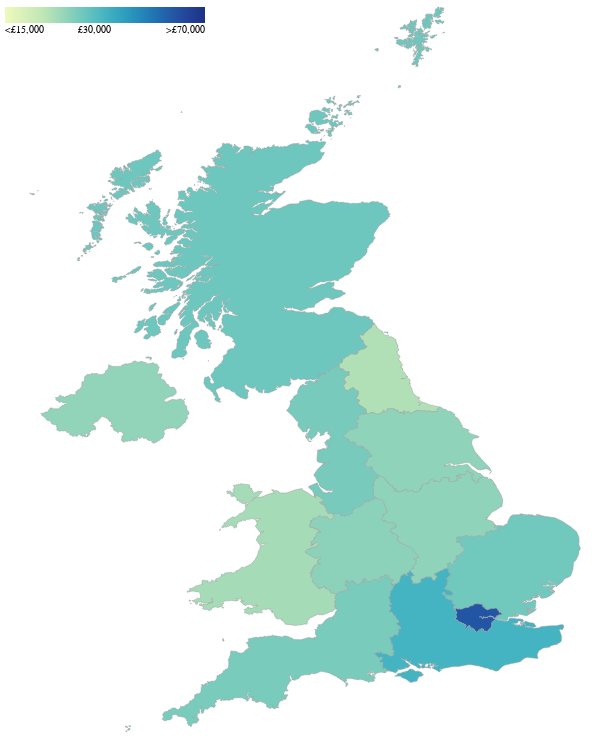
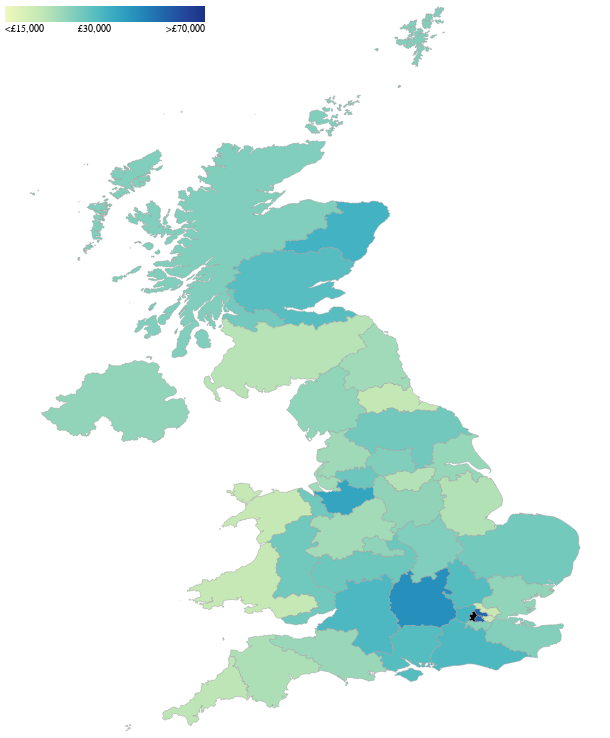
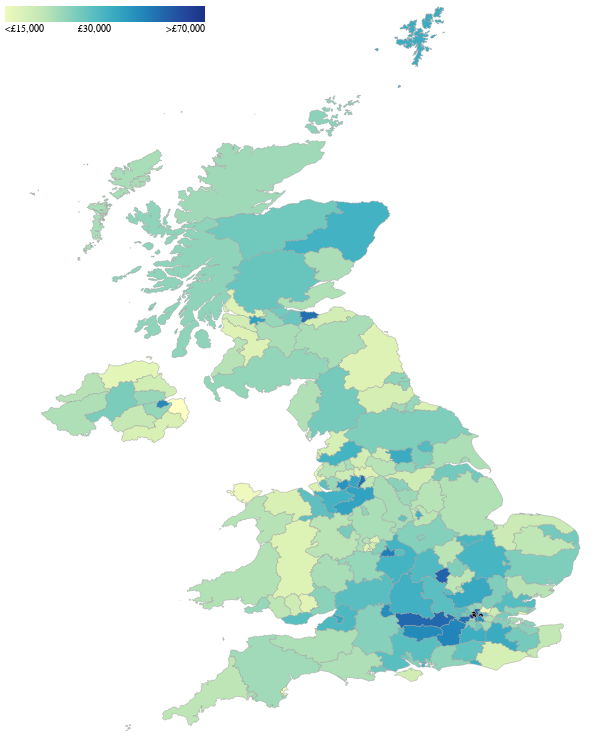

The code cell stored with these charts, in order, in its notebook:
### Markdown cell above
# GVA Per Head

### Code cell
# GVA Per Head, Current Prices, 2021

df = pd.read_excel("data/raw/regionalgrossvalueaddedbalancedperheadandincomecomponents.xlsx",
                   sheet_name="Table 2", skiprows=1)

option_sets = [
    {
        "level": "ITL1",
        "geo_df": itl1,
        "val_col": "2021",
        "geo_col": "ITL121CD"
    },
    {
        "level": "ITL2",
        "geo_df": itl2,
        "val_col": "2021",
        "geo_col": "ITL221CD"
    },
    {
        "level": "ITL3",
        "geo_df": itl3,
        "val_col": "2021",
        "geo_col": "ITL321CD"
    }
]

for options in option_sets:
    print("GVA Per Head, Current Prices, 2021", options['level'])

    temp_df = df.query(f"ITL == '{options['level']}'")
    temp_df = options['geo_df'].merge(
        temp_df[['ITL code', options['val_col']]], left_on=options["geo_col"], right_on="ITL code", how="left")
    temp_df['value'] = temp_df[options['val_col']].astype(float)

    map = alt.Chart(temp_df).mark_geoshape(
        stroke="rgb(159, 159, 159)",
        strokeWidth=0.5,
    ).encode(
        color=alt.Color('value:Q', scale=alt.Scale(
            type="log",
            domain=[15_000,  70_000],
            scheme='yellowgreenblue'

        ), title=None, legend=alt.Legend(
            values=[15_000, 30_000, 70_000],
            orient="none",
            direction="horizontal",
            gradientLength=200, 
            title=None,
              legendY=0,
              #(datum.value == 17000 ? '<' : datum.value == 120000 ? '>' : '')
              labelExpr=" if(datum.value==15000, '<', '') + if(datum.value==70000, '>', '') +  '£' + format(datum.value, ',')", 
              #labelSeparation=0
              )),
    ).project('equalEarth').properties(
        width=600,
        height=725
    )

    map.display()

### Figure 1 — Vega-Lite specification as saved in the notebook (floating-point values rounded to 4 significant figures; data arrays with more than 128 entries replaced by an {"elided": "..."} marker saying what was removed)
{"config": {"font": "Circular Std", "mark": {"line": {"interpolate": "linear"}}, "view": {"stroke": "transparent", "width": 400, "height": 300}, "range": {"category": ["#179fdb", "#e6224b", "#f4c245", "#122b39", "#eb5c2e", "#36b7b4"], "diverging": ["#E6224B", "#E54753", "#C9C9C9", "#179FDB", "#122B39"], "heatmap": ["#C9C9C9", "#179FDB", "#0063AF", "#122B39"], "ordinal": ["#00A767", "#36B7B4", "#179FDB", "#0063AF", "#243B5A"]}, "axisX": {"labelColor": "#122b39", "tickColor": "#122b39", "domainColor": "#122b39", "domainOpacity": 0.5, "gridOpacity": 0, "labelFont": "Circular Std", "labelAngle": 0, "labelAlign": "center", "labelFontSize": 11, "labelPadding": 5, "tickCount": 10, "tickSize": 0, "title": ""}, "axisY": {"labelColor": "#122b39", "labelFont": "Circular Std", "tickColor": "#122b39", "domainColor": "#122b39", "gridColor": "#122b39", "gridDash": [1, 5], "gridOpacity": 0.5, "labelPadding": 5, "labelFontSize": 11, "domainOpacity": 0.5, "tickSize": 0, "title": null, "titleAlign": "left", "titleAngle": 0, "titleBaseline": "bottom", "titleColor": "#122b39", "titleOpacity": 0.9, "titleX": 0, "titleY": -7}}, "data": {"name": "data-9f26f8e54f9e474dacd66423301ff6ff"}, "mark": {"type": "geoshape", "stroke": "rgb(159, 159, 159)", "strokeWidth": 0.5}, "encoding": {"color": {"field": "value", "legend": {"direction": "horizontal", "gradientLength": 200, "labelExpr": " if(datum.value==15000, '<', '') + if(datum.value==70000, '>', '') +  '£' + format(datum.value, ',')", "legendY": 0, "orient": "none", "title": null, "values": [15000, 30000, 70000]}, "scale": {"domain": [15000, 70000], "scheme": "yellowgreenblue", "type": "log"}, "title": null, "type": "quantitative"}}, "height": 725, "projection": {"type": "equalEarth"}, "width": 600, "$schema": "https://vega.github.io/schema/vega-lite/v5.8.0.json", "datasets": {"data-9f26f8e54f9e474dacd66423301ff6ff": [{"OBJECTID": 1, "ITL121CD": "TLC", "ITL121NM": "North East (England)", "BNG_E": 417314, "BNG_N": 600356, "LONG": -1.729, "LAT": 55.3, "GlobalID": "3a1e31b6-4e91-4e6b-a212-43ce7594007d", "ITL code": "TLC", "2021": 21340, "value": 21340.0, "type": "Feature", "geometry": {"type": "MultiPolygon", "coordinates": {"elided": "2 rows, 684 float values in total"}}}, {"OBJECTID": 2, "ITL121CD": "TLD", "ITL121NM": "North West (England)", "BNG_E": 350014, "BNG_N": 506279, "LONG": -2.772, "LAT": 54.45, "GlobalID": "56b13394-e084-4944-b932-0389824ef943", "ITL code": "TLD", "2021": 26411, "value": 26410.0, "type": "Feature", "geometry": {"type": "MultiPolygon", "coordinates": {"elided": "2 rows, 974 float values in total"}}}, {"OBJECTID": 3, "ITL121CD": "TLE", "ITL121NM": "Yorkshire and The Humber", "BNG_E": 446902, "BNG_N": 448736, "LONG": -1.287, "LAT": 53.93, "GlobalID": "20941612-4116-473f-826e-5ceddf012f6e", "ITL code": "TLE", "2021": 24330, "value": 24330.0, "type": "Feature", "geometry": {"type": "MultiPolygon", "coordinates": {"elided": "2 rows, 750 float values in total"}}}, {"OBJECTID": 4, "ITL121CD": "TLF", "ITL121NM": "East Midlands (England)", "BNG_E": 477659, "BNG_N": 322635, "LONG": -0.8497, "LAT": 52.8, "GlobalID": "b0bf35e7-2d8f-4aad-a7c8-65c1dfe3fa3e", "ITL code": "TLF", "2021": 24261, "value": 24260.0, "type": "Feature", "geometry": {"type": "Polygon", "coordinates": {"elided": "1x359x2 float values"}}}, {"OBJECTID": 5, "ITL121CD": "TLG", "ITL121NM": "West Midlands (England)", "BNG_E": 386294, "BNG_N": 295477, "LONG": -2.204, "LAT": 52.56, "GlobalID": "e3cc7186-60d2-4f59-832e-5312bc33173b", "ITL code": "TLG", "2021": 24530, "value": 24530.0, "type": "Feature", "geometry": {"type": "Polygon", "coordinates": {"elided": "1x314x2 float values"}}}, {"OBJECTID": 6, "ITL121CD": "TLH", "ITL121NM": "East", "BNG_E": 571078, "BNG_N": 263235, "LONG": 0.5042, "LAT": 52.24, "GlobalID": "c4b25724-234c-4398-a09c-d1466dda31a0", "ITL code": "TLH", "2021": 26995, "value": 27000.0, "type": "Feature", "geometry": {"type": "MultiPolygon", "coordinates": {"elided": "12 rows, 1074 float values in total"}}}, {"OBJECTID": 7, "ITL121CD": "TLI", "ITL121NM": "London", "BNG_E": 517515, "BNG_N": 178392, "LONG": -0.3087, "LAT": 51.49, "GlobalID": "c08a2b08-dad0-479a-ac17-eccfc336a348", "ITL code": "TLI", "2021": 55412, "value": 55410.0, "type": "Feature", "geometry": {"type": "Polygon", "coordinates": {"elided": "1x162x2 float values"}}}, {"OBJECTID": 8, "ITL121CD": "TLJ", "ITL121NM": "South East (England)", "BNG_E": 470062, "BNG_N": 172924, "LONG": -0.9931, "LAT": 51.45, "GlobalID": "73af7d17-1cdd-49d2-9ed6-8f31b9ee6591", "ITL code": "TLJ", "2021": 32443, "value": 32440.0, "type": "Feature", "geometry": {"type": "MultiPolygon", "coordinates": {"elided": "10 rows, 1518 float values in total"}}}, {"OBJECTID": 9, "ITL121CD": "TLK", "ITL121NM": "South West (England)", "BNG_E": 285013, "BNG_N": 102567, "LONG": -3.633, "LAT": 50.81, "GlobalID": "4c8ad5ca-5f82-4040-95fb-be31f984abea", "ITL code": "TLK", "2021": 26219, "value": 26220.0, "type": "Feature", "geometry": {"type": "MultiPolygon", "coordinates": {"elided": "9 rows, 2512 float values in total"}}}, {"OBJECTID": 10, "ITL121CD": "TLL", "ITL121NM": "Wales", "BNG_E": 263405, "BNG_N": 242881, "LONG": -3.994, "LAT": 52.07, "GlobalID": "e2f20e65-69a8-4fb0-9c36-ee3cd7c8e7fb", "ITL code": "TLL", "2021": 22380, "value": 22380.0, "type": "Feature", "geometry": {"type": "MultiPolygon", "coordinates": {"elided": "8 rows, 1938 float values in total"}}}, {"OBJECTID": 11, "ITL121CD": "TLM", "ITL121NM": "Scotland", "BNG_E": 277744, "BNG_N": 700060, "LONG": -3.971, "LAT": 56.18, "GlobalID": "b111fe1e-771e-4a35-bdab-cca58fcf17e4", "ITL code": "TLM", "2021": 27361, "value": 27360.0, "type": "Feature", "geometry": {"type": "MultiPolygon", "coordinates": {"elided": "199 rows, 15616 float values in total"}}}, {"OBJECTID": 12, "ITL121CD": "TLN", "ITL121NM": "Northern Ireland", "BNG_E": 86544, "BNG_N": 535337, "LONG": -6.856, "LAT": 54.62, "GlobalID": "bade4b3a-a047-49d3-9685-abfd0679fd70", "ITL code": "TLN", "2021": 24007, "value": 24010.0, "type": "Feature", "geometry": {"type": "MultiPolygon", "coordinates": {"elided": "3 rows, 806 float values in total"}}}]}}

### Figure 2 — Vega-Lite specification as saved in the notebook (floating-point values rounded to 4 significant figures; data arrays with more than 128 entries replaced by an {"elided": "..."} marker saying what was removed)
{"config": {"font": "Circular Std", "mark": {"line": {"interpolate": "linear"}}, "view": {"stroke": "transparent", "width": 400, "height": 300}, "range": {"category": ["#179fdb", "#e6224b", "#f4c245", "#122b39", "#eb5c2e", "#36b7b4"], "diverging": ["#E6224B", "#E54753", "#C9C9C9", "#179FDB", "#122B39"], "heatmap": ["#C9C9C9", "#179FDB", "#0063AF", "#122B39"], "ordinal": ["#00A767", "#36B7B4", "#179FDB", "#0063AF", "#243B5A"]}, "axisX": {"labelColor": "#122b39", "tickColor": "#122b39", "domainColor": "#122b39", "domainOpacity": 0.5, "gridOpacity": 0, "labelFont": "Circular Std", "labelAngle": 0, "labelAlign": "center", "labelFontSize": 11, "labelPadding": 5, "tickCount": 10, "tickSize": 0, "title": ""}, "axisY": {"labelColor": "#122b39", "labelFont": "Circular Std", "tickColor": "#122b39", "domainColor": "#122b39", "gridColor": "#122b39", "gridDash": [1, 5], "gridOpacity": 0.5, "labelPadding": 5, "labelFontSize": 11, "domainOpacity": 0.5, "tickSize": 0, "title": null, "titleAlign": "left", "titleAngle": 0, "titleBaseline": "bottom", "titleColor": "#122b39", "titleOpacity": 0.9, "titleX": 0, "titleY": -7}}, "data": {"name": "data-a85826142cbdefae4c1dd64875dd14cc"}, "mark": {"type": "geoshape", "stroke": "rgb(159, 159, 159)", "strokeWidth": 0.5}, "encoding": {"color": {"field": "value", "legend": {"direction": "horizontal", "gradientLength": 200, "labelExpr": " if(datum.value==15000, '<', '') + if(datum.value==70000, '>', '') +  '£' + format(datum.value, ',')", "legendY": 0, "orient": "none", "title": null, "values": [15000, 30000, 70000]}, "scale": {"domain": [15000, 70000], "scheme": "yellowgreenblue", "type": "log"}, "title": null, "type": "quantitative"}}, "height": 725, "projection": {"type": "equalEarth"}, "width": 600, "$schema": "https://vega.github.io/schema/vega-lite/v5.8.0.json", "datasets": {"data-a85826142cbdefae4c1dd64875dd14cc": [{"OBJECTID": 1, "ITL221CD": "TLC1", "ITL221NM": "Tees Valley and Durham", "BNG_E": 414643, "BNG_N": 532242, "LONG": -1.774, "LAT": 54.69, "GlobalID": "ae6c9d98-dcad-45ab-9c3d-4a01cb67eb0b", "ITL code": "TLC1", "2021": 19732, "value": 19730.0, "type": "Feature", "geometry": {"type": "Polygon", "coordinates": {"elided": "1x169x2 float values"}}}, {"OBJECTID": 2, "ITL221CD": "TLC2", "ITL221NM": "Northumberland, and Tyne and Wear", "BNG_E": 398898, "BNG_N": 602530, "LONG": -2.019, "LAT": 55.32, "GlobalID": "9d7b715e-3b64-414c-892c-c2be393fab14", "ITL code": "TLC2", "2021": 22673, "value": 22670.0, "type": "Feature", "geometry": {"type": "MultiPolygon", "coordinates": {"elided": "2 rows, 4156 float values in total"}}}, {"OBJECTID": 3, "ITL221CD": "TLD1", "ITL221NM": "Cumbria", "BNG_E": 341868, "BNG_N": 527389, "LONG": -2.902, "LAT": 54.64, "GlobalID": "1eff5e4e-0116-4ed6-b28e-182061979278", "ITL code": "TLD1", "2021": 24127, "value": 24130.0, "type": "Feature", "geometry": {"type": "MultiPolygon", "coordinates": {"elided": "3 rows, 1996 float values in total"}}}, {"OBJECTID": 4, "ITL221CD": "TLD3", "ITL221NM": "Greater Manchester", "BNG_E": 377940, "BNG_N": 401102, "LONG": -2.334, "LAT": 53.51, "GlobalID": "ac2a567d-74e5-42d6-ab02-6d3cc972799c", "ITL code": "TLD3", "2021": 27452, "value": 27450.0, "type": "Feature", "geometry": {"type": "Polygon", "coordinates": {"elided": "1x91x2 float values"}}}, {"OBJECTID": 5, "ITL221CD": "TLD4", "ITL221NM": "Lancashire", "BNG_E": 363669, "BNG_N": 441026, "LONG": -2.554, "LAT": 53.86, "GlobalID": "6e1ff120-aff5-41b9-8717-6ab4cf64ea9c", "ITL code": "TLD4", "2021": 22845, "value": 22840.0, "type": "Feature", "geometry": {"type": "Polygon", "coordinates": {"elided": "1x185x2 float values"}}}, {"OBJECTID": 6, "ITL221CD": "TLD6", "ITL221NM": "Cheshire", "BNG_E": 368759, "BNG_N": 368676, "LONG": -2.469, "LAT": 53.21, "GlobalID": "326b4229-0456-4a52-9952-52f3e9ae768b", "ITL code": "TLD6", "2021": 35957, "value": 35960.0, "type": "Feature", "geometry": {"type": "Polygon", "coordinates": {"elided": "1x147x2 float values"}}}, {"OBJECTID": 7, "ITL221CD": "TLD7", "ITL221NM": "Merseyside", "BNG_E": 344324, "BNG_N": 390164, "LONG": -2.839, "LAT": 53.41, "GlobalID": "999fc7b3-0599-4f16-9e21-e6439593bdfe", "ITL code": "TLD7", "2021": 22778, "value": 22780.0, "type": "Feature", "geometry": {"type": "MultiPolygon", "coordinates": {"elided": "3 rows, 232 float values in total"}}}, {"OBJECTID": 8, "ITL221CD": "TLE1", "ITL221NM": "East Yorkshire and Northern Lincolnshire", "BNG_E": 488051, "BNG_N": 443608, "LONG": -0.662, "LAT": 53.88, "GlobalID": "615365d9-d39c-4aa7-8a47-1a3f6a3b1a37", "ITL code": "TLE1", "2021": 23649, "value": 23650.0, "type": "Feature", "geometry": {"type": "Polygon", "coordinates": {"elided": "1x207x2 float values"}}}, {"OBJECTID": 9, "ITL221CD": "TLE2", "ITL221NM": "North Yorkshire", "BNG_E": 429509, "BNG_N": 466515, "LONG": -1.55, "LAT": 54.09, "GlobalID": "17cf2152-5a99-4a60-9a63-7e43b4633578", "ITL code": "TLE2", "2021": 26938, "value": 26940.0, "type": "Feature", "geometry": {"type": "Polygon", "coordinates": {"elided": "1x295x2 float values"}}}, {"OBJECTID": 10, "ITL221CD": "TLE3", "ITL221NM": "South Yorkshire", "BNG_E": 441052, "BNG_N": 398663, "LONG": -1.383, "LAT": 53.48, "GlobalID": "520c68f9-a33e-4cf7-b0dc-e8eb88f9c36f", "ITL code": "TLE3", "2021": 21082, "value": 21080.0, "type": "Feature", "geometry": {"type": "Polygon", "coordinates": {"elided": "1x104x2 float values"}}}, {"OBJECTID": 11, "ITL221CD": "TLE4", "ITL221NM": "West Yorkshire", "BNG_E": 418686, "BNG_N": 427238, "LONG": -1.718, "LAT": 53.74, "GlobalID": "4ca84cca-3191-4617-ae76-15604172c52d", "ITL code": "TLE4", "2021": 25590, "value": 25590.0, "type": "Feature", "geometry": {"type": "Polygon", "coordinates": {"elided": "1x117x2 float values"}}}, {"OBJECTID": 12, "ITL221CD": "TLF1", "ITL221NM": "Derbyshire and Nottinghamshire", "BNG_E": 449616, "BNG_N": 357965, "LONG": -1.26, "LAT": 53.12, "GlobalID": "341b3dca-9d8b-4b9a-9c54-a51a2adc1df8", "ITL code": "TLF1", "2021": 24181, "value": 24180.0, "type": "Feature", "geometry": {"type": "Polygon", "coordinates": {"elided": "1x206x2 float values"}}}, {"OBJECTID": 13, "ITL221CD": "TLF2", "ITL221NM": "Leicestershire, Rutland and Northamptonshire", "BNG_E": 470025, "BNG_N": 284901, "LONG": -0.9709, "LAT": 52.46, "GlobalID": "221437ea-8432-4065-b059-fba99f63efa6", "ITL code": "TLF2", "2021": 25556, "value": 25560.0, "type": "Feature", "geometry": {"type": "Polygon", "coordinates": {"elided": "1x168x2 float values"}}}, {"OBJECTID": 14, "ITL221CD": "TLF3", "ITL221NM": "Lincolnshire", "BNG_E": 517985, "BNG_N": 358543, "LONG": -0.2388, "LAT": 53.11, "GlobalID": "812db4f9-84ac-4dd0-b1e5-9fd502d2534f", "ITL code": "TLF3", "2021": 21285, "value": 21280.0, "type": "Feature", "geometry": {"type": "Polygon", "coordinates": {"elided": "1x200x2 float values"}}}, {"OBJECTID": 15, "ITL221CD": "TLG1", "ITL221NM": "Herefordshire, Worcestershire and Warwickshire", "BNG_E": 390692, "BNG_N": 262189, "LONG": -2.138, "LAT": 52.26, "GlobalID": "70ccf710-1cca-4a96-bb8e-d76a440796b5", "ITL code": "TLG1", "2021": 27314, "value": 27310.0, "type": "Feature", "geometry": {"type": "Polygon", "coordinates": {"elided": "1x285x2 float values"}}}, {"OBJECTID": 16, "ITL221CD": "TLG2", "ITL221NM": "Shropshire and Staffordshire", "BNG_E": 376573, "BNG_N": 318829, "LONG": -2.349, "LAT": 52.77, "GlobalID": "91c8ac01-cada-4595-8982-cbb29357ff5e", "ITL code": "TLG2", "2021": 22523, "value": 22520.0, "type": "Feature", "geometry": {"type": "Polygon", "coordinates": {"elided": "1x236x2 float values"}}}, {"OBJECTID": 17, "ITL221CD": "TLG3", "ITL221NM": "West Midlands", "BNG_E": 402507, "BNG_N": 289715, "LONG": -1.964, "LAT": 52.51, "GlobalID": "a563a2fe-5899-4bd7-be67-76bdefb27769", "ITL code": "TLG3", "2021": 24334, "value": 24330.0, "type": "Feature", "geometry": {"type": "Polygon", "coordinates": {"elided": "1x98x2 float values"}}}, {"OBJECTID": 18, "ITL221CD": "TLH1", "ITL221NM": "East Anglia", "BNG_E": 602130, "BNG_N": 288929, "LONG": 0.9738, "LAT": 52.46, "GlobalID": "e9c46dea-deec-4915-83f7-cdae215fadb2", "ITL code": "TLH1", "2021": 26735, "value": 26740.0, "type": "Feature", "geometry": {"type": "MultiPolygon", "coordinates": {"elided": "4 rows, 600 float values in total"}}}, {"OBJECTID": 19, "ITL221CD": "TLH2", "ITL221NM": "Bedfordshire and Hertfordshire", "BNG_E": 518883, "BNG_N": 226203, "LONG": -0.2727, "LAT": 51.92, "GlobalID": "5ddf333e-4976-4a14-86c3-4232d60eafd5", "ITL code": "TLH2", "2021": 30242, "value": 30240.0, "type": "Feature", "geometry": {"type": "Polygon", "coordinates": {"elided": "1x131x2 float values"}}}, {"OBJECTID": 20, "ITL221CD": "TLH3", "ITL221NM": "Essex", "BNG_E": 569523, "BNG_N": 210837, "LONG": 0.4555, "LAT": 51.77, "GlobalID": "577af35b-f7fc-4b5c-9d21-584b6e785a3a", "ITL code": "TLH3", "2021": 24031, "value": 24030.0, "type": "Feature", "geometry": {"type": "MultiPolygon", "coordinates": {"elided": "10 rows, 666 float values in total"}}}, {"OBJECTID": 21, "ITL221CD": "TLI3", "ITL221NM": "Inner London - West", "BNG_E": 527495, "BNG_N": 181567, "LONG": -0.1638, "LAT": 51.52, "GlobalID": "b6deff72-2667-480f-bd98-402fbdfc7b41", "ITL code": "TLI3", "2021": 212778, "value": 212800.0, "type": "Feature", "geometry": {"type": "Polygon", "coordinates": [[[-0.1226, 51.53], [-0.1053, 51.52], [-0.08522, 51.52], [-0.07847, 51.52], [-0.08019, 51.51], [-0.1092, 51.51], [-0.1115, 51.51], [-0.1295, 51.49], [-0.1512, 51.47], [-0.1436, 51.44], [-0.1359, 51.44], [-0.1404, 51.42], [-0.1819, 51.42], [-0.19, 51.44], [-0.2511, 51.43], [-0.2541, 51.44], [-0.2416, 51.44], [-0.2591, 51.45], [-0.256, 51.46], [-0.2333, 51.46], [-0.2326, 51.47], [-0.2217, 51.47], [-0.2303, 51.49], [-0.2434, 51.49], [-0.2531, 51.5], [-0.2463, 51.53], [-0.2285, 51.53], [-0.216, 51.53], [-0.2053, 51.53], [-0.1966, 51.53], [-0.1915, 51.54], [-0.2135, 51.56], [-0.1713, 51.57], [-0.1424, 51.57], [-0.1226, 51.53]]]}}, {"OBJECTID": 22, "ITL221CD": "TLI4", "ITL221NM": "Inner London - East", "BNG_E": 536648, "BNG_N": 185058, "LONG": -0.03064, "LAT": 51.55, "GlobalID": "2022ea49-1f65-465b-a1de-2220e3daeb11", "ITL code": "TLI4", "2021": 51090, "value": 51090.0, "type": "Feature", "geometry": {"type": "MultiPolygon", "coordinates": {"elided": "3 rows, 178 float values in total"}}}, {"OBJECTID": 23, "ITL221CD": "TLI5", "ITL221NM": "Outer London - East and North East", "BNG_E": 546334, "BNG_N": 189866, "LONG": 0.1109, "LAT": 51.59, "GlobalID": "c165d06e-01b3-4929-87b7-0752e81795ac", "ITL code": "TLI5", "2021": 19322, "value": 19320.0, "type": "Feature", "geometry": {"type": "MultiPolygon", "coordinates": {"elided": "3 rows, 198 float values in total"}}}, {"OBJECTID": 24, "ITL221CD": "TLI6", "ITL221NM": "Outer London - South", "BNG_E": 535861, "BNG_N": 164755, "LONG": -0.04977, "LAT": 51.37, "GlobalID": "c2f3e204-5f54-4f00-9ea5-d10503507edd", "ITL code": "TLI6", "2021": 25042, "value": 25040.0, "type": "Feature", "geometry": {"type": "Polygon", "coordinates": [[[0.02936, 51.44], [0.06171, 51.42], [0.07534, 51.43], [0.107, 51.41], [0.1489, 51.41], [0.1624, 51.39], [0.1477, 51.39], [0.152, 51.37], [0.1369, 51.34], [0.1184, 51.34], [0.1179, 51.33], [0.085, 51.32], [0.08567, 51.29], [0.04237, 51.29], [0.03288, 51.31], [0.01498, 51.29], [0.002266, 51.33], [-0.03792, 51.34], [-0.05133, 51.32], [-0.07895, 51.32], [-0.0912, 51.3], [-0.1243, 51.29], [-0.1373, 51.3], [-0.1553, 51.3], [-0.1566, 51.32], [-0.1973, 51.34], [-0.221, 51.33], [-0.2298, 51.34], [-0.2173, 51.34], [-0.2228, 51.36], [-0.2454, 51.37], [-0.2451, 51.38], [-0.2612, 51.38], [-0.2855, 51.36], [-0.3062, 51.34], [-0.3307, 51.33], [-0.3305, 51.35], [-0.3074, 51.38], [-0.3177, 51.39], [-0.3088, 51.4], [-0.3107, 51.43], [-0.2906, 51.43], [-0.2866, 51.42], [-0.2541, 51.44], [-0.2511, 51.43], [-0.19, 51.44], [-0.1819, 51.42], [-0.1404, 51.42], [-0.1481, 51.41], [-0.1278, 51.41], [-0.1127, 51.42], [-0.07855, 51.42], [-0.07831, 51.42], [-0.07394, 51.43], [-0.03024, 51.43], [-0.01055, 51.41], [0.02541, 51.43], [0.03619, 51.42], [0.02936, 51.44]]]}}, {"OBJECTID": 25, "ITL221CD": "TLI7", "ITL221NM": "Outer London - West and North West", "BNG_E": 516574, "BNG_N": 184076, "LONG": -0.3203, "LAT": 51.54, "GlobalID": "872fff06-7c87-4d63-8e51-7f1e2e02d1a1", "ITL code": "TLI7", "2021": 31992, "value": 31990.0, "type": "Feature", "geometry": {"type": "Polygon", "coordinates": [[[-0.2034, 51.67], [-0.1911, 51.66], [-0.1821, 51.67], [-0.1859, 51.66], [-0.1548, 51.66], [-0.1291, 51.63], [-0.1445, 51.62], [-0.1388, 51.61], [-0.1514, 51.6], [-0.1568, 51.6], [-0.1572, 51.59], [-0.1713, 51.57], [-0.2135, 51.56], [-0.1915, 51.54], [-0.1966, 51.53], [-0.2053, 51.53], [-0.216, 51.53], [-0.2285, 51.53], [-0.2463, 51.53], [-0.2531, 51.5], [-0.2434, 51.49], [-0.2303, 51.49], [-0.2217, 51.47], [-0.2326, 51.47], [-0.2333, 51.46], [-0.256, 51.46], [-0.2591, 51.45], [-0.2416, 51.44], [-0.2541, 51.44], [-0.2866, 51.42], [-0.2906, 51.43], [-0.3107, 51.43], [-0.3088, 51.4], [-0.3177, 51.39], [-0.3278, 51.39], [-0.3592, 51.41], [-0.3834, 51.41], [-0.3914, 51.42], [-0.4565, 51.44], [-0.4587, 51.46], [-0.5097, 51.47], [-0.49, 51.49], [-0.4832, 51.51], [-0.4955, 51.54], [-0.4766, 51.56], [-0.5006, 51.6], [-0.4969, 51.63], [-0.4572, 51.61], [-0.4406, 51.62], [-0.4041, 51.61], [-0.3626, 51.62], [-0.3167, 51.64], [-0.3045, 51.64], [-0.2574, 51.64], [-0.2506, 51.66], [-0.2122, 51.66], [-0.2034, 51.67]]]}}, {"OBJECTID": 26, "ITL221CD": "TLJ1", "ITL221NM": "Berkshire, Buckinghamshire and Oxfordshire", "BNG_E": 462576, "BNG_N": 202253, "LONG": -1.096, "LAT": 51.72, "GlobalID": "3ad4ff3e-bf80-4ffb-99f3-32f8afd595d7", "ITL code": "TLJ1", "2021": 40973, "value": 40970.0, "type": "Feature", "geometry": {"type": "Polygon", "coordinates": {"elided": "1x189x2 float values"}}}, {"OBJECTID": 27, "ITL221CD": "TLJ2", "ITL221NM": "Surrey, East and West Sussex", "BNG_E": 527932, "BNG_N": 133940, "LONG": -0.1746, "LAT": 51.09, "GlobalID": "c327068b-705b-4d8f-a44e-fd8703fc116b", "ITL code": "TLJ2", "2021": 31188, "value": 31190.0, "type": "Feature", "geometry": {"type": "MultiPolygon", "coordinates": {"elided": "3 rows, 480 float values in total"}}}, {"OBJECTID": 28, "ITL221CD": "TLJ3", "ITL221NM": "Hampshire and Isle of Wight", "BNG_E": 445931, "BNG_N": 135667, "LONG": -1.345, "LAT": 51.12, "GlobalID": "6b41fbc8-f37f-4736-a61b-bfa9bab5a2f0", "ITL code": "TLJ3", "2021": 30196, "value": 30200.0, "type": "Feature", "geometry": {"type": "MultiPolygon", "coordinates": {"elided": "4 rows, 698 float values in total"}}}, {"OBJECTID": 29, "ITL221CD": "TLJ4", "ITL221NM": "Kent", "BNG_E": 590108, "BNG_N": 148050, "LONG": 0.7198, "LAT": 51.2, "GlobalID": "2dfea968-7ed7-4568-b972-a4902ca9dfb5", "ITL code": "TLJ4", "2021": 25260, "value": 25260.0, "type": "Feature", "geometry": {"type": "MultiPolygon", "coordinates": {"elided": "5 rows, 454 float values in total"}}}, {"OBJECTID": 30, "ITL221CD": "TLK1", "ITL221NM": "Gloucestershire, Wiltshire and Bath/Bristol area", "BNG_E": 383347, "BNG_N": 180249, "LONG": -2.241, "LAT": 51.52, "GlobalID": "2118b717-e8b3-4f7a-8b54-0bb58391d04d", "ITL code": "TLK1", "2021": 31252, "value": 31250.0, "type": "Feature", "geometry": {"type": "Polygon", "coordinates": {"elided": "1x262x2 float values"}}}, {"OBJECTID": 31, "ITL221CD": "TLK2", "ITL221NM": "Dorset and Somerset", "BNG_E": 362838, "BNG_N": 113805, "LONG": -2.53, "LAT": 50.92, "GlobalID": "65575dce-6c16-41ef-8d25-6c0b6091793e", "ITL code": "TLK2", "2021": 23314, "value": 23310.0, "type": "Feature", "geometry": {"type": "MultiPolygon", "coordinates": {"elided": "3 rows, 618 float values in total"}}}, {"OBJECTID": 32, "ITL221CD": "TLK3", "ITL221NM": "Cornwall and Isles of Scilly", "BNG_E": 212501, "BNG_N": 64494, "LONG": -4.642, "LAT": 50.45, "GlobalID": "88be9070-6d5c-4126-92bf-2d688f38e31c", "ITL code": "TLK3", "2021": 20305, "value": 20300.0, "type": "Feature", "geometry": {"type": "MultiPolygon", "coordinates": {"elided": "7 rows, 982 float values in total"}}}, {"OBJECTID": 33, "ITL221CD": "TLK4", "ITL221NM": "Devon", "BNG_E": 283141, "BNG_N": 93082, "LONG": -3.657, "LAT": 50.73, "GlobalID": "6302e766-b9e1-4953-8960-e6a7178e4c8c", "ITL code": "TLK4", "2021": 21637, "value": 21640.0, "type": "Feature", "geometry": {"type": "MultiPolygon", "coordinates": {"elided": "2 rows, 660 float values in total"}}}, {"OBJECTID": 34, "ITL221CD": "TLL1", "ITL221NM": "West Wales and The Valleys", "BNG_E": 236647, "BNG_N": 236819, "LONG": -4.381, "LAT": 52.01, "GlobalID": "de039071-04c7-4e8e-8ccb-f4cfe97f9d45", "ITL code": "TLL1", "2021": 19585, "value": 19580.0, "type": "Feature", "geometry": {"type": "MultiPolygon", "coordinates": {"elided": "9 rows, 1906 float values in total"}}}, {"OBJECTID": 35, "ITL221CD": "TLL2", "ITL221NM": "East Wales", "BNG_E": 312334, "BNG_N": 277025, "LONG": -3.289, "LAT": 52.38, "GlobalID": "ea8d6dcf-d58c-40bf-b82a-cb6e70fe60e6", "ITL code": "TLL2", "2021": 27013, "value": 27010.0, "type": "Feature", "geometry": {"type": "MultiPolygon", "coordinates": {"elided": "2 rows, 864 float values in total"}}}, {"OBJECTID": 36, "ITL221CD": "TLM5", "ITL221NM": "North Eastern Scotland", "BNG_E": 360864, "BNG_N": 814981, "LONG": -2.65, "LAT": 57.22, "GlobalID": "1df4a791-a32b-48ed-8fa4-109794a79ffa", "ITL code": "TLM5", "2021": 32775, "value": 32780.0, "type": "Feature", "geometry": {"type": "MultiPolygon", "coordinates": {"elided": "9 rows, 1312 float values in total"}}}, {"OBJECTID": 37, "ITL221CD": "TLM6", "ITL221NM": "Highlands and Islands", "BNG_E": 251287, "BNG_N": 833327, "LONG": -4.474, "LAT": 57.37, "GlobalID": "f8df2813-261b-442d-8234-af5ef8164a35", "ITL code": "TLM6", "2021": 25536, "value": 25540.0, "type": "Feature", "geometry": {"type": "MultiPolygon", "coordinates": {"elided": "301 rows, 15588 float values in total"}}}, {"OBJECTID": 38, "ITL221CD": "TLM7", "ITL221NM": "Eastern Scotland", "BNG_E": 300521, "BNG_N": 733779, "LONG": -3.617, "LAT": 56.49, "GlobalID": "a85b1913-eb86-4ce1-bb19-4c16556c0f02", "ITL code": "TLM7", "2021": 29981, "value": 29980.0, "type": "Feature", "geometry": {"type": "Polygon", "coordinates": {"elided": "1x1044x2 float values"}}}, {"OBJECTID": 39, "ITL221CD": "TLM8", "ITL221NM": "West Central Scotland", "BNG_E": 235646, "BNG_N": 684791, "LONG": -4.639, "LAT": 56.03, "GlobalID": "88bc5acb-8b1f-48d7-a390-70929c15431a", "ITL code": "TLM8", "2021": 26766, "value": 26770.0, "type": "Feature", "geometry": {"type": "Polygon", "coordinates": {"elided": "1x773x2 float values"}}}, {"OBJECTID": 40, "ITL221CD": "TLM9", "ITL221NM": "Southern Scotland", "BNG_E": 291849, "BNG_N": 601430, "LONG": -3.705, "LAT": 55.3, "GlobalID": "450a2e32-25a3-4ebb-b24e-9edd51049a97", "ITL code": "TLM9", "2021": 20898, "value": 20900.0, "type": "Feature", "geometry": {"type": "Polygon", "coordinates": {"elided": "1x3040x2 float values"}}}, {"OBJECTID": 41, "ITL221CD": "TLN0", "ITL221NM": "Northern Ireland", "BNG_E": 86601, "BNG_N": 535325, "LONG": -6.855, "LAT": 54.61, "GlobalID": "98ffce62-7586-4533-95ab-3775b754ca67", "ITL code": "TLN0", "2021": 24007, "value": 24010.0, "type": "Feature", "geometry": {"type": "MultiPolygon", "coordinates": {"elided": "8 rows, 742 float values in total"}}}]}}

### Figure 3 — Vega-Lite specification as saved in the notebook (floating-point values rounded to 4 significant figures; data arrays with more than 128 entries replaced by an {"elided": "..."} marker saying what was removed)
{"config": {"font": "Circular Std", "mark": {"line": {"interpolate": "linear"}}, "view": {"stroke": "transparent", "width": 400, "height": 300}, "range": {"category": ["#179fdb", "#e6224b", "#f4c245", "#122b39", "#eb5c2e", "#36b7b4"], "diverging": ["#E6224B", "#E54753", "#C9C9C9", "#179FDB", "#122B39"], "heatmap": ["#C9C9C9", "#179FDB", "#0063AF", "#122B39"], "ordinal": ["#00A767", "#36B7B4", "#179FDB", "#0063AF", "#243B5A"]}, "axisX": {"labelColor": "#122b39", "tickColor": "#122b39", "domainColor": "#122b39", "domainOpacity": 0.5, "gridOpacity": 0, "labelFont": "Circular Std", "labelAngle": 0, "labelAlign": "center", "labelFontSize": 11, "labelPadding": 5, "tickCount": 10, "tickSize": 0, "title": ""}, "axisY": {"labelColor": "#122b39", "labelFont": "Circular Std", "tickColor": "#122b39", "domainColor": "#122b39", "gridColor": "#122b39", "gridDash": [1, 5], "gridOpacity": 0.5, "labelPadding": 5, "labelFontSize": 11, "domainOpacity": 0.5, "tickSize": 0, "title": null, "titleAlign": "left", "titleAngle": 0, "titleBaseline": "bottom", "titleColor": "#122b39", "titleOpacity": 0.9, "titleX": 0, "titleY": -7}}, "data": {"name": "data-6836055f6783bdda5f761ed543db7b16"}, "mark": {"type": "geoshape", "stroke": "rgb(159, 159, 159)", "strokeWidth": 0.5}, "encoding": {"color": {"field": "value", "legend": {"direction": "horizontal", "gradientLength": 200, "labelExpr": " if(datum.value==15000, '<', '') + if(datum.value==70000, '>', '') +  '£' + format(datum.value, ',')", "legendY": 0, "orient": "none", "title": null, "values": [15000, 30000, 70000]}, "scale": {"domain": [15000, 70000], "scheme": "yellowgreenblue", "type": "log"}, "title": null, "type": "quantitative"}}, "height": 725, "projection": {"type": "equalEarth"}, "width": 600, "$schema": "https://vega.github.io/schema/vega-lite/v5.8.0.json", "datasets": {"data-6836055f6783bdda5f761ed543db7b16": {"elided": "179 records"}}}
